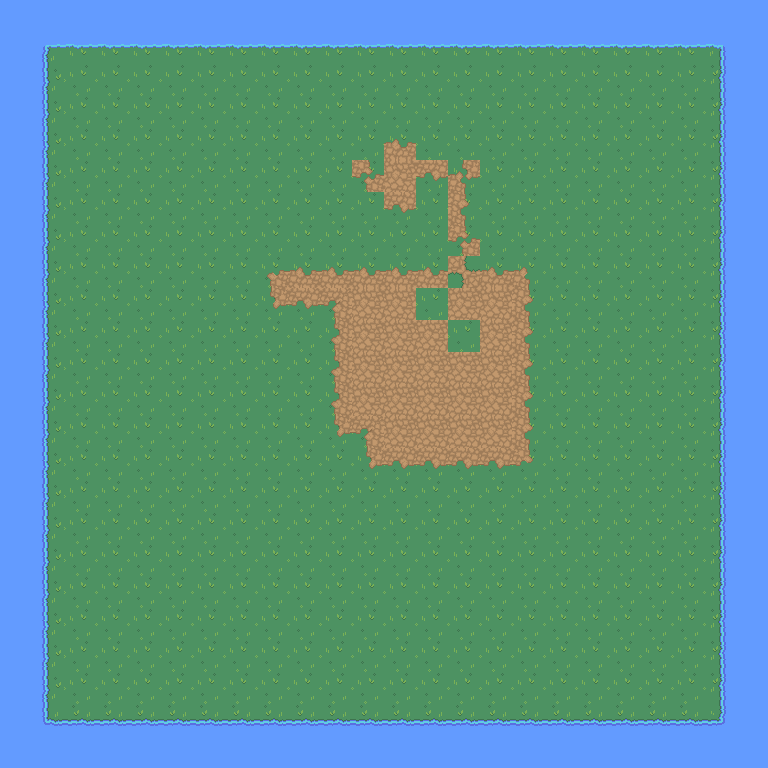

Tiled map render using the project's own tile images. Description and the whole map definition, tile-layer contents included, below:
An orthogonal 24x24 tile map with 32x32 px tiles, 2 tile layers (Tile Layer 1, Tile Layer 2).

<map version="1.10" tiledversion="1.11.0" orientation="orthogonal" renderorder="right-down" width="24" height="24" tilewidth="32" tileheight="32" infinite="0" nextlayerid="3" nextobjectid="1">
 <tileset firstgid="1" source="Nature RPG Tileset.tsx" />
 <layer id="1" name="Tile Layer 1" width="24" height="24">
  <data encoding="csv">
41,41,41,41,41,41,41,41,41,41,41,41,41,41,41,41,41,41,41,41,41,41,41,41,
41,41,41,41,41,41,41,41,41,41,41,41,41,41,41,41,41,41,41,41,41,41,41,41,
41,41,41,41,41,41,41,41,41,41,41,41,41,41,41,41,41,41,41,41,41,41,41,41,
41,41,41,41,41,41,41,41,41,41,41,41,41,41,41,41,41,41,41,41,41,41,41,41,
41,41,41,41,41,41,41,41,41,41,41,41,41,41,41,41,41,41,41,41,41,41,41,41,
41,41,41,41,41,41,41,41,41,41,41,41,41,41,41,41,41,41,41,41,41,41,41,41,
41,41,41,41,41,41,41,41,41,41,41,41,41,41,41,41,41,41,41,41,41,41,41,41,
41,41,41,41,41,41,41,41,41,41,41,41,41,41,41,41,41,41,41,41,41,41,41,41,
41,41,41,41,41,41,41,41,41,41,41,41,41,41,41,41,41,41,41,41,41,41,41,41,
41,41,41,41,41,41,41,41,41,41,41,41,41,41,41,41,41,41,41,41,41,41,41,41,
41,41,41,41,41,41,41,41,41,41,41,41,41,41,41,41,41,41,41,41,41,41,41,41,
41,41,41,41,41,41,41,41,41,41,41,41,41,41,41,41,41,41,41,41,41,41,41,41,
41,41,41,41,41,41,41,41,41,41,41,41,41,41,41,41,41,41,41,41,41,41,41,41,
41,41,41,41,41,41,41,41,41,41,41,41,147,41,41,41,41,41,41,41,41,41,41,41,
41,41,41,41,41,41,41,41,41,41,41,41,41,41,41,41,82,41,41,41,41,41,41,41,
41,41,41,41,41,41,41,41,41,41,41,41,41,41,41,41,82,41,41,41,41,41,41,41,
41,41,41,41,41,41,41,41,41,41,41,41,41,41,41,41,41,41,41,41,41,41,41,41,
41,41,41,41,41,41,41,41,41,41,41,41,41,41,41,41,41,41,41,41,41,41,41,41,
41,41,41,41,41,41,41,41,41,41,41,41,41,41,41,41,41,41,41,41,41,41,41,41,
41,41,41,41,41,41,41,41,41,41,41,41,41,41,41,41,41,41,41,41,41,41,41,41,
41,41,41,41,41,41,41,41,41,41,41,41,41,41,41,41,41,41,41,41,41,41,41,41,
41,41,41,41,41,41,41,41,41,41,41,41,41,41,41,41,41,41,41,41,41,41,41,41,
41,41,41,41,41,41,41,41,41,41,41,41,41,41,41,41,41,41,41,41,41,41,41,41,
41,41,41,41,41,41,41,41,41,41,41,41,41,41,41,41,41,41,41,41,41,41,41,41
</data>
 </layer>
 <layer id="2" name="Tile Layer 2" width="24" height="24">
  <data encoding="csv">
152,152,152,152,152,152,152,152,152,152,152,152,152,152,152,152,152,152,152,152,152,152,152,152,
152,66,67,67,67,67,67,67,67,67,67,67,67,67,67,67,67,67,67,67,67,67,68,152,
152,86,0,0,29,0,0,0,0,0,0,0,0,0,29,0,0,0,0,0,0,0,88,152,
152,86,0,0,29,29,29,29,29,29,29,0,0,0,29,0,0,0,0,0,0,0,88,152,
152,86,0,0,0,0,0,29,29,29,0,0,127,0,0,0,0,0,29,0,0,0,88,152,
152,86,0,0,0,29,29,29,29,0,0,169,43,167,170,0,0,0,0,0,0,0,88,152,
152,86,0,0,29,0,29,29,0,0,0,0,167,29,148,0,0,0,0,0,0,0,88,152,
152,86,0,29,29,0,0,0,0,0,0,0,0,29,169,0,29,0,0,0,0,0,88,152,
152,86,0,29,0,0,0,0,126,127,127,127,127,127,105,127,128,0,0,0,0,0,88,152,
152,86,0,29,0,0,0,0,166,167,130,43,43,29,43,43,148,0,0,0,0,0,88,152,
152,86,0,29,29,29,0,0,0,0,146,43,43,43,29,43,148,0,27,0,29,0,88,152,
152,86,0,29,29,29,29,0,0,0,146,43,43,43,43,43,148,0,27,29,29,0,88,152,
152,86,0,29,29,29,29,29,0,0,146,43,43,43,43,43,148,27,29,29,29,29,88,152,
152,86,0,0,29,0,29,29,0,0,166,130,29,43,43,43,148,27,27,29,29,29,88,152,
152,86,0,0,29,29,29,29,0,29,29,166,167,167,167,167,168,27,27,29,0,0,88,152,
152,86,0,0,0,29,29,29,0,29,29,26,27,27,29,29,29,29,29,29,0,0,88,152,
152,86,0,0,29,29,29,29,29,29,29,29,29,29,29,29,29,29,29,29,0,0,88,152,
152,86,0,0,29,29,29,29,0,0,0,27,27,27,29,29,29,29,29,29,29,0,88,152,
152,86,0,0,0,29,29,29,0,0,0,0,27,27,27,27,29,29,29,29,29,0,88,152,
152,86,0,0,29,29,29,25,0,0,0,0,27,27,27,29,29,27,29,29,0,0,88,152,
152,86,0,0,29,29,29,29,29,29,0,0,29,27,29,29,27,27,27,0,0,0,88,152,
152,86,0,0,0,0,0,0,0,29,29,29,29,27,27,27,27,27,0,0,0,0,88,152,
152,106,107,107,107,107,107,107,107,107,107,107,107,107,107,107,107,107,107,107,107,107,108,152,
152,152,152,152,152,152,152,152,152,152,152,152,152,152,152,152,152,152,152,152,152,152,152,152
</data>
 </layer>
</map>
